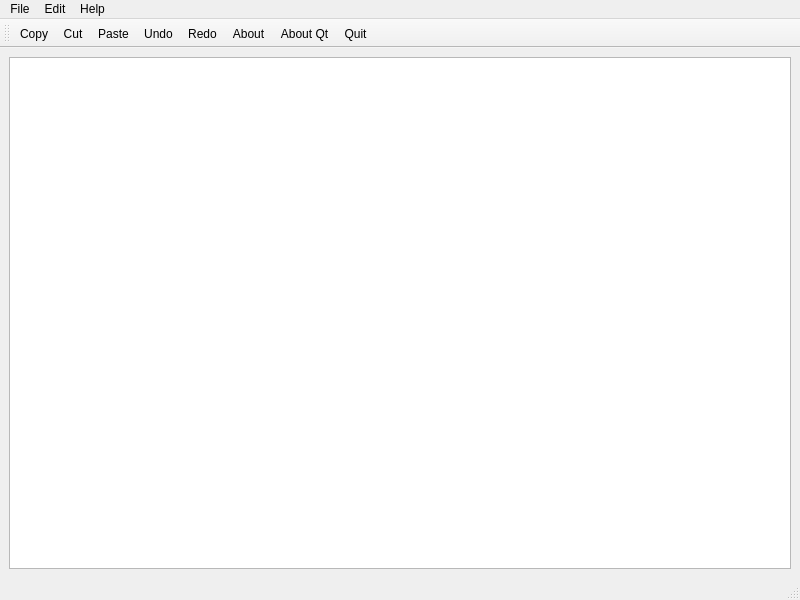
<?xml version="1.0" encoding="UTF-8"?>
<ui version="4.0">
 <class>MainWindow</class>
 <widget class="QMainWindow" name="MainWindow">
  <property name="geometry">
   <rect>
    <x>0</x>
    <y>0</y>
    <width>800</width>
    <height>600</height>
   </rect>
  </property>
  <property name="windowTitle">
   <string>MainWindow</string>
  </property>
  <widget class="QWidget" name="centralwidget">
   <layout class="QVBoxLayout" name="verticalLayout">
    <item>
     <widget class="QTextEdit" name="textEdit"/>
    </item>
   </layout>
  </widget>
  <widget class="QMenuBar" name="menubar">
   <property name="geometry">
    <rect>
     <x>0</x>
     <y>0</y>
     <width>800</width>
     <height>26</height>
    </rect>
   </property>
   <widget class="QMenu" name="menuFile">
    <property name="title">
     <string>File</string>
    </property>
    <addaction name="actionQuit"/>
   </widget>
   <widget class="QMenu" name="menuEdit">
    <property name="title">
     <string>Edit</string>
    </property>
    <addaction name="separator"/>
    <addaction name="actionCopy"/>
    <addaction name="actionCut"/>
    <addaction name="actionPaste"/>
    <addaction name="actionUno"/>
    <addaction name="actionRedo"/>
   </widget>
   <widget class="QMenu" name="menuHelp">
    <property name="title">
     <string>Help</string>
    </property>
    <addaction name="actionAbout"/>
    <addaction name="actionAbout_Qt"/>
   </widget>
   <addaction name="menuFile"/>
   <addaction name="menuEdit"/>
   <addaction name="menuHelp"/>
  </widget>
  <widget class="QStatusBar" name="statusbar"/>
  <widget class="QToolBar" name="toolBar">
   <property name="windowTitle">
    <string>toolBar</string>
   </property>
   <attribute name="toolBarArea">
    <enum>TopToolBarArea</enum>
   </attribute>
   <attribute name="toolBarBreak">
    <bool>false</bool>
   </attribute>
   <addaction name="actionCopy"/>
   <addaction name="actionCut"/>
   <addaction name="actionPaste"/>
   <addaction name="actionUno"/>
   <addaction name="actionRedo"/>
   <addaction name="actionAbout"/>
   <addaction name="actionAbout_Qt"/>
   <addaction name="actionQuit"/>
  </widget>
  <action name="actionCopy">
   <property name="icon">
    <iconset resource="resource.qrc">
     <normaloff>:/Images/8530597_copy_icon.png</normaloff>:/Images/8530597_copy_icon.png</iconset>
   </property>
   <property name="text">
    <string>Copy</string>
   </property>
  </action>
  <action name="actionCut">
   <property name="icon">
    <iconset resource="resource.qrc">
     <normaloff>:/Images/9110868_cut_icon.png</normaloff>:/Images/9110868_cut_icon.png</iconset>
   </property>
   <property name="text">
    <string>Cut</string>
   </property>
  </action>
  <action name="actionPaste">
   <property name="icon">
    <iconset resource="resource.qrc">
     <normaloff>:/Images/1608782_paste_icon.png</normaloff>:/Images/1608782_paste_icon.png</iconset>
   </property>
   <property name="text">
    <string>Paste</string>
   </property>
  </action>
  <action name="actionUno">
   <property name="icon">
    <iconset resource="resource.qrc">
     <normaloff>:/Images/211838_undo_icon.png</normaloff>:/Images/211838_undo_icon.png</iconset>
   </property>
   <property name="text">
    <string>Undo</string>
   </property>
  </action>
  <action name="actionRedo">
   <property name="icon">
    <iconset resource="resource.qrc">
     <normaloff>:/Images/211811_redo_icon.png</normaloff>:/Images/211811_redo_icon.png</iconset>
   </property>
   <property name="text">
    <string>Redo</string>
   </property>
  </action>
  <action name="actionAbout">
   <property name="icon">
    <iconset resource="resource.qrc">
     <normaloff>:/Images/8207898_about_info_information_help_ui_icon.png</normaloff>:/Images/8207898_about_info_information_help_ui_icon.png</iconset>
   </property>
   <property name="text">
    <string>About</string>
   </property>
  </action>
  <action name="actionAbout_Qt">
   <property name="icon">
    <iconset resource="resource.qrc">
     <normaloff>:/Images/330401_about_details_help_info_information_icon.png</normaloff>:/Images/330401_about_details_help_info_information_icon.png</iconset>
   </property>
   <property name="text">
    <string>About Qt</string>
   </property>
  </action>
  <action name="actionQuit">
   <property name="icon">
    <iconset resource="resource.qrc">
     <normaloff>:/Images/89011_quit_icon.png</normaloff>:/Images/89011_quit_icon.png</iconset>
   </property>
   <property name="text">
    <string>Quit</string>
   </property>
  </action>
 </widget>
 <resources>
  <include location="resource.qrc"/>
 </resources>
 <connections/>
</ui>
